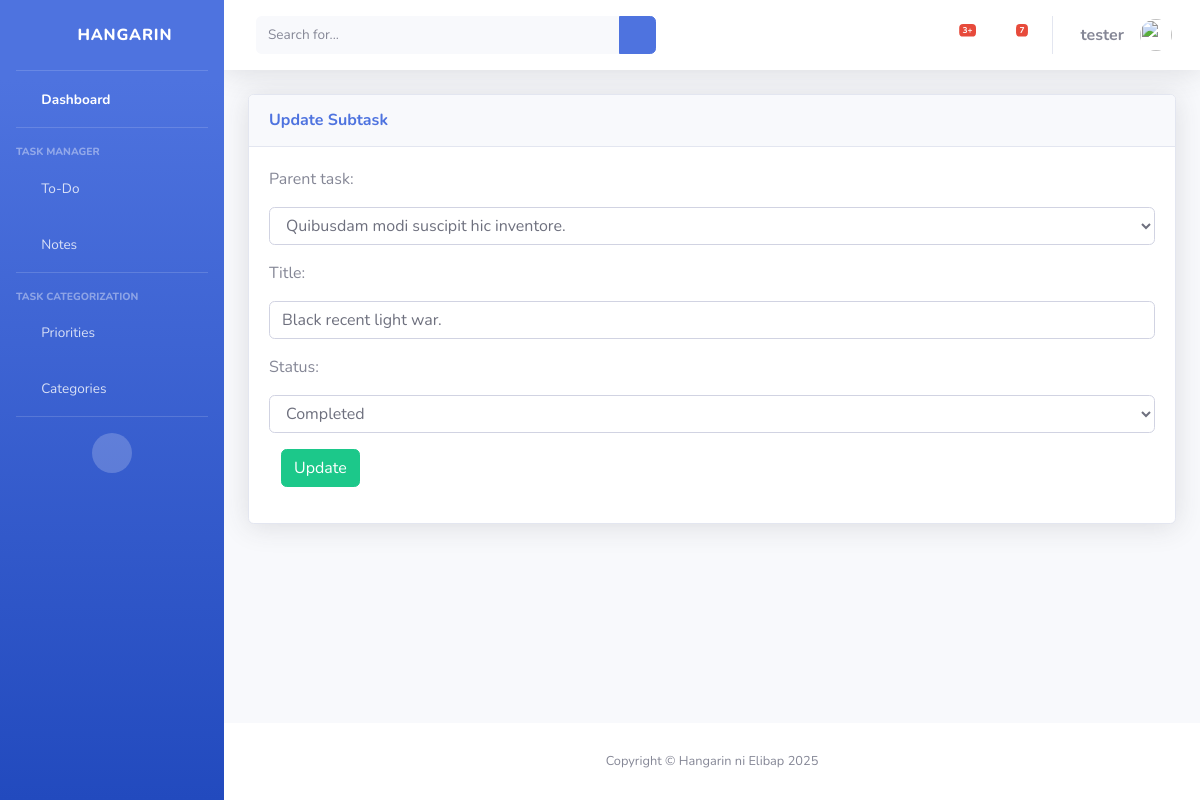
The app's page /subtask_list/11 (signed in) with its own data.
### taskmanager/models.py (models this page shows, shortened)
class BaseModel(models.Model):
    created_at = models.DateTimeField(auto_now_add=True, db_index=True)
    updated_at = models.DateTimeField(auto_now=True)
    class Meta:
        abstract = True

class SubTask(BaseModel):
    parent_task = models.ForeignKey(Task, on_delete=models.CASCADE)
    title = models.CharField(max_length=150)
    status = models.CharField(max_length=50,
        choices=[
            ("Pending", "Pending"),
            ("In Progress ", "In Progress"),
            ("Completed", "Completed"),
        ], default="pending"
    )
    class Meta:
            verbose_name = "SubTask"
            verbose_name_plural = "SubTasks"
            ordering = ['title']

### taskmanager/views.py (the view)
# urls.py: path('subtask_list/<pk>', SubTaskUpdateView.as_view(), name='subtask-update'),
class SubTaskUpdateView(LoginRequiredMixin, UpdateView):
    model = SubTask
    form_class = SubTaskForm
    template_name = 'subtask_form.html'
    success_url = reverse_lazy('subtask-list')

### taskmanager/forms.py
class SubTaskForm(ModelForm):
    class Meta:
        model = SubTask
        fields = "__all__"

### taskmanager/models.py (called while the page is built)
    def __str__(self):
        return self.title

### templates/subtask_form.html
{% extends 'base.html' %} {% load static %} {% block content %}
<div class="content">
    <div class="container-fluid">
        <div class="row">
            <div class="col-md-12">
                <div class="card shadow mb-4">
                    <div class="card-header py-3">
                        <h6 class="m-0 font-weight-bold text-primary">{% if object %}Update Subtask {% else %}Add New Subtask</h6>  {% endif %}
                    </div>
                    <div class="card-body">
                        <div class="table-responsive">
                            <form class="" action="" method="post" novalidate>
                            {% csrf_token %} {% include 'includes/form.html' %}
                                <div class="form-group">
                                    <div class="col-md-12 col-sm-3">
                                        <button type="submit" class="btn btn-primary btn-rounded btn-success">{% if object %}Update {% else %}Add</button>  {% endif %}
                                    </div>
                                </div>
                            </form>
                        </div>
                    </div>
                </div>
            </div>
        </div>
    </div>
</div>
{% endblock %}

### templates/base.html (shortened to what this page needs)
{% load static %}
{% load pwa %}
<!DOCTYPE html>
<html lang="en">
<head>
    <link rel="stylesheet" href="{% static 'css/sb-admin-2.min.css' %}">
    <link href="{% static 'vendor/fontawesome-free/css/all.min.css' %}" rel="stylesheet" type="text/css">
</head>
<body id="page-top">
    <div id="wrapper">
        <ul class="navbar-nav bg-gradient-primary sidebar sidebar-dark accordion" id="accordionSidebar">
            <a class="sidebar-brand d-flex align-items-center justify-content-center" href="{% url 'home' %}">
                <div class="sidebar-brand-icon rotate-n-15">
                    <i class="fas fa-clipboard-list"></i>
                </div>
                <div class="sidebar-brand-text mx-3">Hangarin</div>
            </a>
            <hr class="sidebar-divider my-0">
            <li class="nav-item active">
                <a class="nav-link" href="{% url 'home' %}">
                    <i class="fas fa-fw fa-tachometer-alt"></i>
                    <span>Dashboard</span></a>
            </li>
            <hr class="sidebar-divider">
            <div class="sidebar-heading">
                Task Manager
            </div>
            <li class="nav-item">
                <a class="nav-link collapsed" href="#" data-toggle="collapse" data-target="#collapseUtilities"
                    aria-expanded="true" aria-controls="collapseUtilities">
                    <i class="fas fa-fw fa-clipboard-list"></i>
                    <span>To-Do</span>
                </a>
            </li>
            <li class="nav-item">
                <a class="nav-link" href="{% url 'note-list' %}">
                    <i class="fas fa-fw fa-comments"></i>
                    <span>Notes</span></a>
            </li>
            <hr class="sidebar-divider">
            <div class="sidebar-heading">
                Task Categorization
            </div>
            <li class="nav-item">
                <a class="nav-link" href="{% url 'priority-list' %}">
                    <i class="fas fa-fw fa-calendar"></i>
                    <span>Priorities</span></a>
            </li>
            <li class="nav-item">
                <a class="nav-link" href="{% url 'category-list' %}">
                    <i class="fas fa-fw fa-folder"></i>
                    <span>Categories</span></a>
            </li>
            <hr class="sidebar-divider d-none d-md-block">
            <div class="text-center d-none d-md-inline">
                <button class="rounded-circle border-0" id="sidebarToggle"></button>
            </div>
        </ul>
        <div id="content-wrapper" class="d-flex flex-column">
            <div id="content">
                <nav class="navbar navbar-expand navbar-light bg-white topbar mb-4 static-top shadow">
                    <form
                        class="d-none d-sm-inline-block form-inline mr-auto ml-md-3 my-2 my-md-0 mw-100 navbar-search">
                        <div class="input-group">
                            <input type="text" class="form-control bg-light border-0 small" placeholder="Search for..."
                                aria-label="Search" aria-describedby="basic-addon2">
                            <div class="input-group-append">
                                <button class="btn btn-primary" type="button">
                                    <i class="fas fa-search fa-sm"></i>
                                </button>
                            </div>
                        </div>
                    </form>
                    <ul class="navbar-nav ml-auto">
                        <li class="nav-item dropdown no-arrow mx-1">
                            <a class="nav-link dropdown-toggle" href="#" id="alertsDropdown" role="button"
                                data-toggle="dropdown" aria-haspopup="true" aria-expanded="false">
                                <i class="fas fa-bell fa-fw"></i>
                                <span class="badge badge-danger badge-counter">3+</span>
                            </a>
                        </li>
                        <li class="nav-item dropdown no-arrow mx-1">
                            <a class="nav-link dropdown-toggle" href="#" id="messagesDropdown" role="button"
                                data-toggle="dropdown" aria-haspopup="true" aria-expanded="false">
                                <i class="fas fa-envelope fa-fw"></i>
                                <span class="badge badge-danger badge-counter">7</span>
                            </a>
                        </li>
                        <li class="nav-item dropdown no-arrow">
                            <a class="nav-link dropdown-toggle" href="#" id="userDropdown" role="button"
                                data-toggle="dropdown" aria-haspopup="true" aria-expanded="false">
                                <span class="mr-3 d-none d-lg-inline text-gray-600"><b>{{ request.user.username }}</b></span>
                                <img class="img-profile rounded-circle"
                                    src="{% static 'img/undraw_profile.svg'%}">
                            </a>
                        </li>
                    </ul>
                </nav>
                {% block content %}
                {% endblock %}
            </div>
            <footer class="sticky-footer bg-white">
                <div class="container my-auto">
                    <div class="copyright text-center my-auto">
                        <span>Copyright &copy; Hangarin ni Elibap 2025</span>
                    </div>
                </div>
            </footer>
        </div>
    </div>
</body>
</html>

### templates/includes/form.html (shortened to what this page needs)
{% load widget_tweaks %}
{% for field in form %}
<div class="field item form-group">
    <label>{{ field.label_tag }}</label>
    <div class="form-group">
        {% render_field field class="form-control" %}
    </div>
</div>
{% endfor %}

### records on screen
SubTask: parent_task "Quibusdam modi suscipit hic inventore." "Black recent light war." "Completed"

### other values on screen
{{ request.user.username }} "tester"
{{ field.label_tag }} "Parent task:" "Title:" "Status:"
